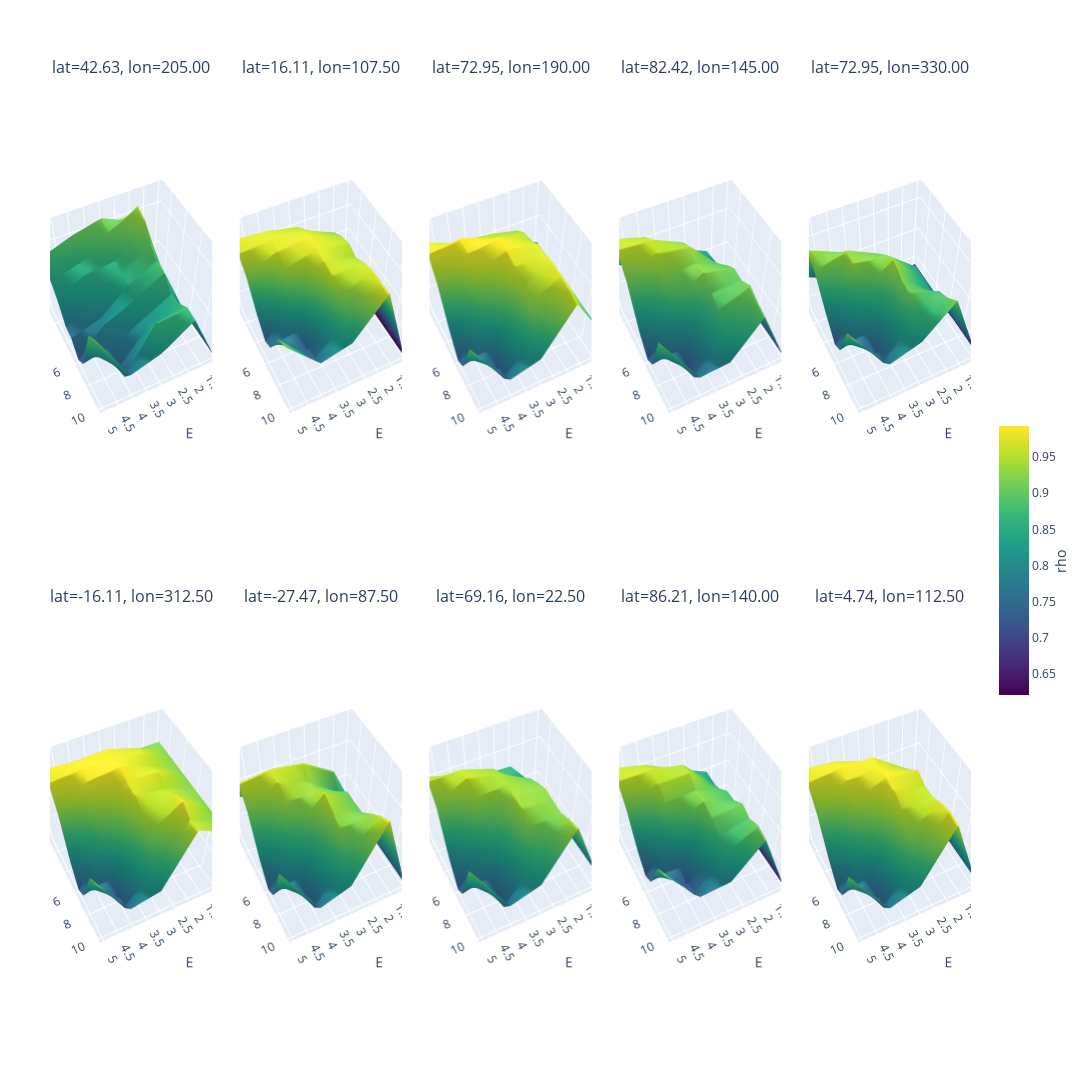

Write notebook code for a chart like this one.
### Code cell
import xarray as xr
import pandas as pd
import numpy as np
import random

import plotly.graph_objects as go
from plotly.subplots import make_subplots

from pyEDM import EmbedDimension

# Assume ds_sat and df_pre are already defined
# Grab coordinate sizes
nlat = ds_sat.sizes["lat"]
nlon = ds_sat.sizes["lon"]
ages = ds_sat["age"].values  # keep track of the ages

# ---------------------------------------------------------------------
# 2. Randomly select 10 (lat, lon) grid points
# ---------------------------------------------------------------------
all_pairs = [(ilat, ilon) for ilat in range(nlat) for ilon in range(nlon)]
random_pairs = random.sample(all_pairs, 10)  # pick 10 unique (ilat, ilon)

results_list = []  # will be a list of (ilat, ilon, E_axis, Tau_axis, RhoMatrix)

for idx, (ilat, ilon) in enumerate(random_pairs):
    # Extract local sat time series
    sat_ts = ds_sat["sat"].isel(lat=ilat, lon=ilon).values

    df_tmp = pd.DataFrame({
        "Time": ages,
        "pre": df_pre["pre"],  # predictor
        "sat": sat_ts          # target to predict
    })

    # We'll store a 2D array of shape (5,10) for E=1..5, tau=1..10
    RhoMatrix = np.zeros((5, 10))

    # For each tau in 1..10, call EmbedDimension once with maxE=5 and Tp=tau
    for tau in range(1, 11):
        edm_out = EmbedDimension(
            dataFrame=df_tmp,
            columns="sat",
            target="pre",
            maxE=5,          # We'll evaluate E=1..5
            tau=tau,
            Tp=5,
            lib="1 120",     # Entire time series, adapt if needed
            pred="1 120",
            showPlot=False,  # We'll handle plotting ourselves
        )

        for e_row in edm_out.itertuples():
            e_val = e_row.E     # 1..5
            rho_val = e_row.rho
            RhoMatrix[int(e_val - 1), int(tau - 1)] = rho_val

    # Axis values for plotting
    E_axis = np.arange(1, 6)     # E = 1..5
    Tau_axis = np.arange(1, 11)  # tau = 1..10

    # Save the result for this grid point
    results_list.append((ilat, ilon, E_axis, Tau_axis, RhoMatrix))

# ---------------------------------------------------------------------
# Compute global min and max for all RhoMatrix values
# ---------------------------------------------------------------------
global_min = min(np.min(RhoMatrix) for _, _, _, _, RhoMatrix in results_list)
global_max = max(np.max(RhoMatrix) for _, _, _, _, RhoMatrix in results_list)

# ---------------------------------------------------------------------
# 4. Make a 3D surface plot for each of the 10 results using Plotly subplots
# ---------------------------------------------------------------------

# Create subplot titles using true latitude and longitude values
subplot_titles = [
    f"lat={ds_sat['lat'].values[r[0]]:.2f}, lon={ds_sat['lon'].values[r[1]]:.2f}"
    for r in results_list
]

# Create a 2x5 grid of 3D subplots with adjusted spacing
fig = make_subplots(
    rows=2, cols=5,
    specs=[[{"type": "surface"}]*5, [{"type": "surface"}]*5],
    subplot_titles=subplot_titles,
    horizontal_spacing=0.03,  # reduce horizontal spacing
    vertical_spacing=0.1      # reduce vertical spacing
)

# Add each surface plot trace to its respective subplot
for i, (ilat, ilon, E_axis, Tau_axis, RhoMatrix) in enumerate(results_list):
    E_grid, Tau_grid = np.meshgrid(E_axis, Tau_axis, indexing='ij')
    row = (i // 5) + 1
    col = (i % 5) + 1

    # For a common colorbar, all surfaces use the same color range.
    # We enable the colorbar (showscale=True) only for the first trace.
    surf = go.Surface(
        x=E_grid,       # E dimension
        y=Tau_grid,     # tau dimension
        z=RhoMatrix,    # rho values
        colorscale="Viridis",
        cmin=global_min,
        cmax=global_max,
        showscale=True if i == 0 else False,
        # Customize the colorbar for the first subplot
        colorbar=dict(
            title="rho",
            titleside="right",
            x=1.02,  
            # adjust the shrink ratio to make the colorbar shorter
            len=0.3
        ) if i == 0 else None
    )

    fig.add_trace(surf, row=row, col=col)

# Update overall layout with adjusted margins for better label visibility
fig.update_layout(
    height=1600,
    width=2800,
    margin=dict(l=50, r=50, t=80, b=50),
)

# ---------------------------------------------------------------------
# 3. Adjust the viewing angle (camera) for each subplot
# ---------------------------------------------------------------------
# Loop over each subplot scene and set the camera view.
# Note: The first scene is named 'scene', and subsequent ones as 'scene2', 'scene3', etc.
for i in range(1, len(results_list)+1):
    scene_id = f'scene{i}' if i > 1 else 'scene'
    fig.layout[scene_id].update(
        xaxis_title="E",
        yaxis_title="tau",
        zaxis_title="rho",
        camera=dict(
            eye=dict(x=1, y=2, z=3)  
        )
    )

fig.show()

### Figure 1 — Plotly figure (JSON) as saved in the notebook; plotly's stock layout.template omitted (floating-point values rounded to 4 significant figures)
{"data": [{"cmax": 0.9923, "cmin": 0.6201, "colorbar": {"len": 0.3, "title": {"side": "right", "text": "rho"}, "x": 1.02}, "colorscale": [[0, "#440154"], [0.1111, "#482878"], [0.2222, "#3e4989"], [0.3333, "#31688e"], [0.4444, "#26828e"], [0.5556, "#1f9e89"], [0.6667, "#35b779"], [0.7778, "#6ece58"], [0.8889, "#b5de2b"], [1, "#fde725"]], "scene": "scene", "showscale": true, "type": "surface", "x": [[1, 1, 1, 1, 1, 1, 1, 1, 1, 1], [2, 2, 2, 2, 2, 2, 2, 2, 2, 2], [3, 3, 3, 3, 3, 3, 3, 3, 3, 3], [4, 4, 4, 4, 4, 4, 4, 4, 4, 4], [5, 5, 5, 5, 5, 5, 5, 5, 5, 5]], "y": [[1, 2, 3, 4, 5, 6, 7, 8, 9, 10], [1, 2, 3, 4, 5, 6, 7, 8, 9, 10], [1, 2, 3, 4, 5, 6, 7, 8, 9, 10], [1, 2, 3, 4, 5, 6, 7, 8, 9, 10], [1, 2, 3, 4, 5, 6, 7, 8, 9, 10]], "z": [[0.7229, 0.7229, 0.7229, 0.7229, 0.7229, 0.7229, 0.7229, 0.7229, 0.7229, 0.7229], [0.8852, 0.9405, 0.9321, 0.8999, 0.8818, 0.8763, 0.8486, 0.8534, 0.8721, 0.8698], [0.9157, 0.9013, 0.86, 0.8535, 0.8482, 0.833, 0.8062, 0.8168, 0.8671, 0.8128], [0.8997, 0.8572, 0.8517, 0.823, 0.784, 0.8033, 0.7686, 0.7328, 0.7399, 0.7864], [0.8754, 0.8414, 0.813, 0.7658, 0.7616, 0.7251, 0.7498, 0.8313, 0.9076, 0.9316]]}, {"cmax": 0.9923, "cmin": 0.6201, "colorscale": [[0, "#440154"], [0.1111, "#482878"], [0.2222, "#3e4989"], [0.3333, "#31688e"], [0.4444, "#26828e"], [0.5556, "#1f9e89"], [0.6667, "#35b779"], [0.7778, "#6ece58"], [0.8889, "#b5de2b"], [1, "#fde725"]], "scene": "scene2", "showscale": false, "type": "surface", "x": [[1, 1, 1, 1, 1, 1, 1, 1, 1, 1], [2, 2, 2, 2, 2, 2, 2, 2, 2, 2], [3, 3, 3, 3, 3, 3, 3, 3, 3, 3], [4, 4, 4, 4, 4, 4, 4, 4, 4, 4], [5, 5, 5, 5, 5, 5, 5, 5, 5, 5]], "y": [[1, 2, 3, 4, 5, 6, 7, 8, 9, 10], [1, 2, 3, 4, 5, 6, 7, 8, 9, 10], [1, 2, 3, 4, 5, 6, 7, 8, 9, 10], [1, 2, 3, 4, 5, 6, 7, 8, 9, 10], [1, 2, 3, 4, 5, 6, 7, 8, 9, 10]], "z": [[0.6201, 0.6201, 0.6201, 0.6201, 0.6201, 0.6201, 0.6201, 0.6201, 0.6201, 0.6201], [0.7873, 0.8609, 0.9164, 0.94, 0.9519, 0.9367, 0.9589, 0.9718, 0.9726, 0.9729], [0.8528, 0.942, 0.9654, 0.9799, 0.9763, 0.9719, 0.957, 0.9186, 0.8741, 0.8192], [0.8964, 0.9664, 0.9753, 0.9702, 0.9377, 0.8695, 0.7844, 0.7335, 0.7404, 0.7867], [0.936, 0.9769, 0.9651, 0.9141, 0.8039, 0.7276, 0.7509, 0.8305, 0.9075, 0.932]]}, {"cmax": 0.9923, "cmin": 0.6201, "colorscale": [[0, "#440154"], [0.1111, "#482878"], [0.2222, "#3e4989"], [0.3333, "#31688e"], [0.4444, "#26828e"], [0.5556, "#1f9e89"], [0.6667, "#35b779"], [0.7778, "#6ece58"], [0.8889, "#b5de2b"], [1, "#fde725"]], "scene": "scene3", "showscale": false, "type": "surface", "x": [[1, 1, 1, 1, 1, 1, 1, 1, 1, 1], [2, 2, 2, 2, 2, 2, 2, 2, 2, 2], [3, 3, 3, 3, 3, 3, 3, 3, 3, 3], [4, 4, 4, 4, 4, 4, 4, 4, 4, 4], [5, 5, 5, 5, 5, 5, 5, 5, 5, 5]], "y": [[1, 2, 3, 4, 5, 6, 7, 8, 9, 10], [1, 2, 3, 4, 5, 6, 7, 8, 9, 10], [1, 2, 3, 4, 5, 6, 7, 8, 9, 10], [1, 2, 3, 4, 5, 6, 7, 8, 9, 10], [1, 2, 3, 4, 5, 6, 7, 8, 9, 10]], "z": [[0.8256, 0.8256, 0.8256, 0.8256, 0.8256, 0.8256, 0.8256, 0.8256, 0.8256, 0.8256], [0.858, 0.9226, 0.9451, 0.9502, 0.9673, 0.969, 0.9732, 0.9721, 0.9678, 0.9552], [0.9059, 0.942, 0.9608, 0.9911, 0.9849, 0.9685, 0.9392, 0.9153, 0.8699, 0.8107], [0.9174, 0.949, 0.9923, 0.9777, 0.94, 0.8712, 0.7784, 0.7304, 0.7359, 0.7825], [0.9238, 0.9837, 0.9782, 0.9162, 0.8042, 0.723, 0.7466, 0.8279, 0.906, 0.9301]]}, {"cmax": 0.9923, "cmin": 0.6201, "colorscale": [[0, "#440154"], [0.1111, "#482878"], [0.2222, "#3e4989"], [0.3333, "#31688e"], [0.4444, "#26828e"], [0.5556, "#1f9e89"], [0.6667, "#35b779"], [0.7778, "#6ece58"], [0.8889, "#b5de2b"], [1, "#fde725"]], "scene": "scene4", "showscale": false, "type": "surface", "x": [[1, 1, 1, 1, 1, 1, 1, 1, 1, 1], [2, 2, 2, 2, 2, 2, 2, 2, 2, 2], [3, 3, 3, 3, 3, 3, 3, 3, 3, 3], [4, 4, 4, 4, 4, 4, 4, 4, 4, 4], [5, 5, 5, 5, 5, 5, 5, 5, 5, 5]], "y": [[1, 2, 3, 4, 5, 6, 7, 8, 9, 10], [1, 2, 3, 4, 5, 6, 7, 8, 9, 10], [1, 2, 3, 4, 5, 6, 7, 8, 9, 10], [1, 2, 3, 4, 5, 6, 7, 8, 9, 10], [1, 2, 3, 4, 5, 6, 7, 8, 9, 10]], "z": [[0.7164, 0.7164, 0.7164, 0.7164, 0.7164, 0.7164, 0.7164, 0.7164, 0.7164, 0.7164], [0.7482, 0.841, 0.8306, 0.8571, 0.8846, 0.9046, 0.8999, 0.9182, 0.9037, 0.8931], [0.7969, 0.8768, 0.9231, 0.939, 0.9207, 0.9276, 0.8971, 0.8792, 0.8508, 0.7858], [0.8331, 0.9407, 0.9609, 0.9527, 0.9177, 0.8588, 0.7606, 0.7205, 0.734, 0.7793], [0.866, 0.9641, 0.9621, 0.9048, 0.7841, 0.7198, 0.7443, 0.8277, 0.9055, 0.9298]]}, {"cmax": 0.9923, "cmin": 0.6201, "colorscale": [[0, "#440154"], [0.1111, "#482878"], [0.2222, "#3e4989"], [0.3333, "#31688e"], [0.4444, "#26828e"], [0.5556, "#1f9e89"], [0.6667, "#35b779"], [0.7778, "#6ece58"], [0.8889, "#b5de2b"], [1, "#fde725"]], "scene": "scene5", "showscale": false, "type": "surface", "x": [[1, 1, 1, 1, 1, 1, 1, 1, 1, 1], [2, 2, 2, 2, 2, 2, 2, 2, 2, 2], [3, 3, 3, 3, 3, 3, 3, 3, 3, 3], [4, 4, 4, 4, 4, 4, 4, 4, 4, 4], [5, 5, 5, 5, 5, 5, 5, 5, 5, 5]], "y": [[1, 2, 3, 4, 5, 6, 7, 8, 9, 10], [1, 2, 3, 4, 5, 6, 7, 8, 9, 10], [1, 2, 3, 4, 5, 6, 7, 8, 9, 10], [1, 2, 3, 4, 5, 6, 7, 8, 9, 10], [1, 2, 3, 4, 5, 6, 7, 8, 9, 10]], "z": [[0.6811, 0.6811, 0.6811, 0.6811, 0.6811, 0.6811, 0.6811, 0.6811, 0.6811, 0.6811], [0.6547, 0.7663, 0.7482, 0.8096, 0.8442, 0.8359, 0.8311, 0.8697, 0.8853, 0.9145], [0.7124, 0.7805, 0.8189, 0.8914, 0.92, 0.9412, 0.9209, 0.9085, 0.8661, 0.818], [0.7393, 0.8426, 0.8998, 0.9379, 0.9294, 0.8609, 0.7811, 0.7317, 0.7398, 0.7843], [0.7866, 0.8691, 0.9427, 0.906, 0.8031, 0.7267, 0.7499, 0.8296, 0.907, 0.9306]]}, {"cmax": 0.9923, "cmin": 0.6201, "colorscale": [[0, "#440154"], [0.1111, "#482878"], [0.2222, "#3e4989"], [0.3333, "#31688e"], [0.4444, "#26828e"], [0.5556, "#1f9e89"], [0.6667, "#35b779"], [0.7778, "#6ece58"], [0.8889, "#b5de2b"], [1, "#fde725"]], "scene": "scene6", "showscale": false, "type": "surface", "x": [[1, 1, 1, 1, 1, 1, 1, 1, 1, 1], [2, 2, 2, 2, 2, 2, 2, 2, 2, 2], [3, 3, 3, 3, 3, 3, 3, 3, 3, 3], [4, 4, 4, 4, 4, 4, 4, 4, 4, 4], [5, 5, 5, 5, 5, 5, 5, 5, 5, 5]], "y": [[1, 2, 3, 4, 5, 6, 7, 8, 9, 10], [1, 2, 3, 4, 5, 6, 7, 8, 9, 10], [1, 2, 3, 4, 5, 6, 7, 8, 9, 10], [1, 2, 3, 4, 5, 6, 7, 8, 9, 10], [1, 2, 3, 4, 5, 6, 7, 8, 9, 10]], "z": [[0.918, 0.918, 0.918, 0.918, 0.918, 0.918, 0.918, 0.918, 0.918, 0.918], [0.9188, 0.9547, 0.9672, 0.9559, 0.9717, 0.9501, 0.9637, 0.9796, 0.956, 0.962], [0.9206, 0.9806, 0.982, 0.9897, 0.9768, 0.9676, 0.9409, 0.9131, 0.8618, 0.8019], [0.9364, 0.9795, 0.9856, 0.9784, 0.9261, 0.8652, 0.7758, 0.7323, 0.738, 0.7837], [0.9493, 0.9852, 0.9764, 0.912, 0.7953, 0.7268, 0.7494, 0.829, 0.9059, 0.926]]}, {"cmax": 0.9923, "cmin": 0.6201, "colorscale": [[0, "#440154"], [0.1111, "#482878"], [0.2222, "#3e4989"], [0.3333, "#31688e"], [0.4444, "#26828e"], [0.5556, "#1f9e89"], [0.6667, "#35b779"], [0.7778, "#6ece58"], [0.8889, "#b5de2b"], [1, "#fde725"]], "scene": "scene7", "showscale": false, "type": "surface", "x": [[1, 1, 1, 1, 1, 1, 1, 1, 1, 1], [2, 2, 2, 2, 2, 2, 2, 2, 2, 2], [3, 3, 3, 3, 3, 3, 3, 3, 3, 3], [4, 4, 4, 4, 4, 4, 4, 4, 4, 4], [5, 5, 5, 5, 5, 5, 5, 5, 5, 5]], "y": [[1, 2, 3, 4, 5, 6, 7, 8, 9, 10], [1, 2, 3, 4, 5, 6, 7, 8, 9, 10], [1, 2, 3, 4, 5, 6, 7, 8, 9, 10], [1, 2, 3, 4, 5, 6, 7, 8, 9, 10], [1, 2, 3, 4, 5, 6, 7, 8, 9, 10]], "z": [[0.7339, 0.7339, 0.7339, 0.7339, 0.7339, 0.7339, 0.7339, 0.7339, 0.7339, 0.7339], [0.7903, 0.8087, 0.9022, 0.8631, 0.9003, 0.899, 0.9008, 0.9285, 0.9537, 0.972], [0.8116, 0.8407, 0.9533, 0.929, 0.9351, 0.9581, 0.9409, 0.9192, 0.8727, 0.8153], [0.8438, 0.8652, 0.9681, 0.9605, 0.9322, 0.8681, 0.7832, 0.7336, 0.739, 0.7847], [0.8682, 0.896, 0.9611, 0.9101, 0.7998, 0.727, 0.7489, 0.8295, 0.9075, 0.9289]]}, {"cmax": 0.9923, "cmin": 0.6201, "colorscale": [[0, "#440154"], [0.1111, "#482878"], [0.2222, "#3e4989"], [0.3333, "#31688e"], [0.4444, "#26828e"], [0.5556, "#1f9e89"], [0.6667, "#35b779"], [0.7778, "#6ece58"], [0.8889, "#b5de2b"], [1, "#fde725"]], "scene": "scene8", "showscale": false, "type": "surface", "x": [[1, 1, 1, 1, 1, 1, 1, 1, 1, 1], [2, 2, 2, 2, 2, 2, 2, 2, 2, 2], [3, 3, 3, 3, 3, 3, 3, 3, 3, 3], [4, 4, 4, 4, 4, 4, 4, 4, 4, 4], [5, 5, 5, 5, 5, 5, 5, 5, 5, 5]], "y": [[1, 2, 3, 4, 5, 6, 7, 8, 9, 10], [1, 2, 3, 4, 5, 6, 7, 8, 9, 10], [1, 2, 3, 4, 5, 6, 7, 8, 9, 10], [1, 2, 3, 4, 5, 6, 7, 8, 9, 10], [1, 2, 3, 4, 5, 6, 7, 8, 9, 10]], "z": [[0.7651, 0.7651, 0.7651, 0.7651, 0.7651, 0.7651, 0.7651, 0.7651, 0.7651, 0.7651], [0.8554, 0.8653, 0.8564, 0.9, 0.9151, 0.9274, 0.9239, 0.9222, 0.9349, 0.9432], [0.8599, 0.8962, 0.9291, 0.9409, 0.9423, 0.9409, 0.9373, 0.9103, 0.8566, 0.8105], [0.8782, 0.9175, 0.9559, 0.9618, 0.9323, 0.8569, 0.7716, 0.7277, 0.7344, 0.7843], [0.8917, 0.939, 0.9575, 0.9169, 0.7939, 0.7203, 0.7472, 0.8283, 0.9064, 0.9313]]}, {"cmax": 0.9923, "cmin": 0.6201, "colorscale": [[0, "#440154"], [0.1111, "#482878"], [0.2222, "#3e4989"], [0.3333, "#31688e"], [0.4444, "#26828e"], [0.5556, "#1f9e89"], [0.6667, "#35b779"], [0.7778, "#6ece58"], [0.8889, "#b5de2b"], [1, "#fde725"]], "scene": "scene9", "showscale": false, "type": "surface", "x": [[1, 1, 1, 1, 1, 1, 1, 1, 1, 1], [2, 2, 2, 2, 2, 2, 2, 2, 2, 2], [3, 3, 3, 3, 3, 3, 3, 3, 3, 3], [4, 4, 4, 4, 4, 4, 4, 4, 4, 4], [5, 5, 5, 5, 5, 5, 5, 5, 5, 5]], "y": [[1, 2, 3, 4, 5, 6, 7, 8, 9, 10], [1, 2, 3, 4, 5, 6, 7, 8, 9, 10], [1, 2, 3, 4, 5, 6, 7, 8, 9, 10], [1, 2, 3, 4, 5, 6, 7, 8, 9, 10], [1, 2, 3, 4, 5, 6, 7, 8, 9, 10]], "z": [[0.6493, 0.6493, 0.6493, 0.6493, 0.6493, 0.6493, 0.6493, 0.6493, 0.6493, 0.6493], [0.7543, 0.8422, 0.8363, 0.8494, 0.8793, 0.8816, 0.91, 0.8952, 0.9115, 0.9013], [0.8132, 0.8909, 0.9394, 0.9492, 0.9219, 0.924, 0.9021, 0.8737, 0.8414, 0.7837], [0.832, 0.9439, 0.9635, 0.9491, 0.919, 0.8514, 0.7596, 0.7226, 0.7331, 0.7768], [0.8665, 0.97, 0.9606, 0.9002, 0.7821, 0.7183, 0.744, 0.8277, 0.9049, 0.9294]]}, {"cmax": 0.9923, "cmin": 0.6201, "colorscale": [[0, "#440154"], [0.1111, "#482878"], [0.2222, "#3e4989"], [0.3333, "#31688e"], [0.4444, "#26828e"], [0.5556, "#1f9e89"], [0.6667, "#35b779"], [0.7778, "#6ece58"], [0.8889, "#b5de2b"], [1, "#fde725"]], "scene": "scene10", "showscale": false, "type": "surface", "x": [[1, 1, 1, 1, 1, 1, 1, 1, 1, 1], [2, 2, 2, 2, 2, 2, 2, 2, 2, 2], [3, 3, 3, 3, 3, 3, 3, 3, 3, 3], [4, 4, 4, 4, 4, 4, 4, 4, 4, 4], [5, 5, 5, 5, 5, 5, 5, 5, 5, 5]], "y": [[1, 2, 3, 4, 5, 6, 7, 8, 9, 10], [1, 2, 3, 4, 5, 6, 7, 8, 9, 10], [1, 2, 3, 4, 5, 6, 7, 8, 9, 10], [1, 2, 3, 4, 5, 6, 7, 8, 9, 10], [1, 2, 3, 4, 5, 6, 7, 8, 9, 10]], "z": [[0.7546, 0.7546, 0.7546, 0.7546, 0.7546, 0.7546, 0.7546, 0.7546, 0.7546, 0.7546], [0.8706, 0.8816, 0.923, 0.9444, 0.9698, 0.9552, 0.9554, 0.9697, 0.9784, 0.9731], [0.9099, 0.9439, 0.9811, 0.9811, 0.9849, 0.9772, 0.9538, 0.9205, 0.8742, 0.818], [0.9317, 0.9731, 0.9846, 0.9772, 0.9392, 0.8691, 0.7837, 0.7334, 0.7401, 0.7861], [0.9449, 0.9819, 0.9724, 0.9133, 0.8036, 0.7275, 0.7505, 0.8303, 0.9075, 0.9319]]}], "layout": {"annotations": [{"font": {"size": 16}, "showarrow": false, "text": "lat=42.63, lon=205.00", "x": 0.088, "xanchor": "center", "xref": "paper", "y": 1, "yanchor": "bottom", "yref": "paper"}, {"font": {"size": 16}, "showarrow": false, "text": "lat=16.11, lon=107.50", "x": 0.294, "xanchor": "center", "xref": "paper", "y": 1, "yanchor": "bottom", "yref": "paper"}, {"font": {"size": 16}, "showarrow": false, "text": "lat=72.95, lon=190.00", "x": 0.5, "xanchor": "center", "xref": "paper", "y": 1, "yanchor": "bottom", "yref": "paper"}, {"font": {"size": 16}, "showarrow": false, "text": "lat=82.42, lon=145.00", "x": 0.706, "xanchor": "center", "xref": "paper", "y": 1, "yanchor": "bottom", "yref": "paper"}, {"font": {"size": 16}, "showarrow": false, "text": "lat=72.95, lon=330.00", "x": 0.912, "xanchor": "center", "xref": "paper", "y": 1, "yanchor": "bottom", "yref": "paper"}, {"font": {"size": 16}, "showarrow": false, "text": "lat=-16.11, lon=312.50", "x": 0.088, "xanchor": "center", "xref": "paper", "y": 0.45, "yanchor": "bottom", "yref": "paper"}, {"font": {"size": 16}, "showarrow": false, "text": "lat=-27.47, lon=87.50", "x": 0.294, "xanchor": "center", "xref": "paper", "y": 0.45, "yanchor": "bottom", "yref": "paper"}, {"font": {"size": 16}, "showarrow": false, "text": "lat=69.16, lon=22.50", "x": 0.5, "xanchor": "center", "xref": "paper", "y": 0.45, "yanchor": "bottom", "yref": "paper"}, {"font": {"size": 16}, "showarrow": false, "text": "lat=86.21, lon=140.00", "x": 0.706, "xanchor": "center", "xref": "paper", "y": 0.45, "yanchor": "bottom", "yref": "paper"}, {"font": {"size": 16}, "showarrow": false, "text": "lat=4.74, lon=112.50", "x": 0.912, "xanchor": "center", "xref": "paper", "y": 0.45, "yanchor": "bottom", "yref": "paper"}], "height": 1600, "margin": {"b": 50, "l": 50, "r": 50, "t": 80}, "scene": {"camera": {"eye": {"x": 1, "y": 2, "z": 3}}, "domain": {"x": [0, 0.176], "y": [0.55, 1]}, "xaxis": {"title": {"text": "E"}}, "yaxis": {"title": {"text": "tau"}}, "zaxis": {"title": {"text": "rho"}}}, "scene10": {"camera": {"eye": {"x": 1, "y": 2, "z": 3}}, "domain": {"x": [0.824, 1], "y": [0, 0.45]}, "xaxis": {"title": {"text": "E"}}, "yaxis": {"title": {"text": "tau"}}, "zaxis": {"title": {"text": "rho"}}}, "scene2": {"camera": {"eye": {"x": 1, "y": 2, "z": 3}}, "domain": {"x": [0.206, 0.382], "y": [0.55, 1]}, "xaxis": {"title": {"text": "E"}}, "yaxis": {"title": {"text": "tau"}}, "zaxis": {"title": {"text": "rho"}}}, "scene3": {"camera": {"eye": {"x": 1, "y": 2, "z": 3}}, "domain": {"x": [0.412, 0.588], "y": [0.55, 1]}, "xaxis": {"title": {"text": "E"}}, "yaxis": {"title": {"text": "tau"}}, "zaxis": {"title": {"text": "rho"}}}, "scene4": {"camera": {"eye": {"x": 1, "y": 2, "z": 3}}, "domain": {"x": [0.618, 0.794], "y": [0.55, 1]}, "xaxis": {"title": {"text": "E"}}, "yaxis": {"title": {"text": "tau"}}, "zaxis": {"title": {"text": "rho"}}}, "scene5": {"camera": {"eye": {"x": 1, "y": 2, "z": 3}}, "domain": {"x": [0.824, 1], "y": [0.55, 1]}, "xaxis": {"title": {"text": "E"}}, "yaxis": {"title": {"text": "tau"}}, "zaxis": {"title": {"text": "rho"}}}, "scene6": {"camera": {"eye": {"x": 1, "y": 2, "z": 3}}, "domain": {"x": [0, 0.176], "y": [0, 0.45]}, "xaxis": {"title": {"text": "E"}}, "yaxis": {"title": {"text": "tau"}}, "zaxis": {"title": {"text": "rho"}}}, "scene7": {"camera": {"eye": {"x": 1, "y": 2, "z": 3}}, "domain": {"x": [0.206, 0.382], "y": [0, 0.45]}, "xaxis": {"title": {"text": "E"}}, "yaxis": {"title": {"text": "tau"}}, "zaxis": {"title": {"text": "rho"}}}, "scene8": {"camera": {"eye": {"x": 1, "y": 2, "z": 3}}, "domain": {"x": [0.412, 0.588], "y": [0, 0.45]}, "xaxis": {"title": {"text": "E"}}, "yaxis": {"title": {"text": "tau"}}, "zaxis": {"title": {"text": "rho"}}}, "scene9": {"camera": {"eye": {"x": 1, "y": 2, "z": 3}}, "domain": {"x": [0.618, 0.794], "y": [0, 0.45]}, "xaxis": {"title": {"text": "E"}}, "yaxis": {"title": {"text": "tau"}}, "zaxis": {"title": {"text": "rho"}}}, "width": 2800}}
